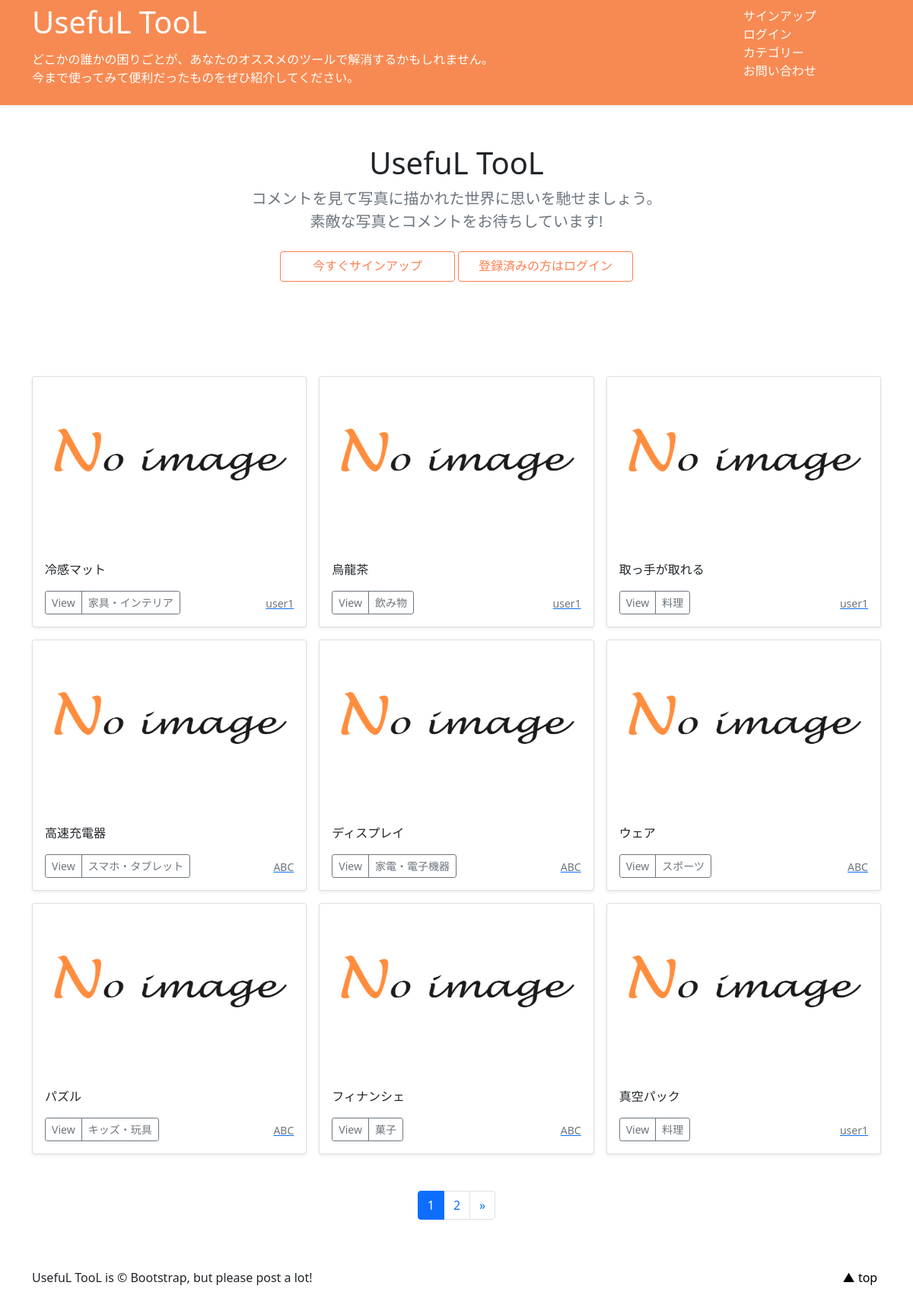
The page / on the database its author committed.
### tool/models.py (models this page shows, shortened)
class ToolPost(models.Model):
    user = models.ForeignKey(CustomUser,
                             verbose_name = 'ユーザー',
                             on_delete = models.CASCADE )
    category = models.ForeignKey(
        Category,
        verbose_name = 'カテゴリ',
        on_delete = models.PROTECT )
    title = models.CharField(
        verbose_name='タイトル',max_length=30 )
    for_user = models.TextField(
        verbose_name='キーワード', )
    comment = models.TextField(
        verbose_name='コメント', )
    image1 = models.ImageField(
        verbose_name='イメージ1', upload_to= 'tool_img' )
    image2 = models.ImageField(
        verbose_name='イメージ2', upload_to= 'tool_img',
         blank = True, null = True )
    posted_at = models.DateTimeField(
        verbose_name='投稿日時' , auto_now_add = True )

class Category(models.Model):
    title = models.CharField(verbose_name = 'カテゴリ',
                             max_length=20 )

### accounts/models.py (models this page shows)
class CustomUser(AbstractUser):
    pass

### tool/views.py (the view)
# urls.py: path('', views.IndexView.as_view(), name='index'),
class IndexView(ListView):
    template_name = 'index.html'
    queryset = ToolPost.objects.order_by('-posted_at')
    paginate_by = 9  #P464

### 1120 buck_up/tool/templates/index.html (shortened to what this page needs)
{% extends 'base.html' %}
    {% block contents %}
    {% include "tools_title.html" %}
    {% include "tools_list.html" %}
    {% include "pagination.html" %}
    {% endblock %}

### 1120 buck_up/tool/templates/tools_list.html (shortened to what this page needs)
  <div class="album py-5 bg-body-tertiary">
    <div class="container">
      <div class="row row-cols-1 row-cols-sm-2 row-cols-md-3 g-3">
        {% for record in object_list %}
        <div class="col">
          <div class="card shadow-sm">
            <img src="{{ record.image1.url }}"
                 class="bd-placeholder-img card-img-top"
                 width="100%" height="225"
                 xmlns="http://www.w3.org/2000/svg"
                 role="img" aria-label="Placeholder: Thumbnail"
                 preserveAspectRatio="xMidYMid slice"
                 focusable="false">
                 <rect width="100%" height="100%" fill="#55595c"/>
            <div class="card-body">
              <p class="card-text">{{record.title}}</p>
              <div class="d-flex justify-content-between align-items-center">
                <div class="btn-group">
                  <button type="button" class="btn btn-sm btn-outline-secondary"
                  onclick="location.href='{% url 'tool:tools_detail' record.pk %}'">View</button>
                  <button type="button" class="btn btn-sm btn-outline-secondary"
                  onclick="location.href='{% url 'tool:tools_cat' category=record.category.id %}'">{{record.category.title}}</button>
                </div>
                <a href="{% url 'tool:user_list' user=record.user.id %}">
                <small class="text-muted">{{record.user.username}}</small>
                </a>
              </div>
            </div>
          </div>
        </div>
        {% endfor %}
      </div>
    </div>
  </div>

### 1120 buck_up/tool/templates/base.html (style rules this page uses)
.bd-placeholder-img { font-size: 1.125rem; text-anchor: middle; -webkit-user-select: none; -moz-user-select: none; user-select: none; }

### rows shown on the page
ToolPost: image1 (picture), title "冷感マット", category "家具・インテリア", user.username "user1"
ToolPost: image1 (picture), title "烏龍茶", category "飲み物", user.username "user1"
ToolPost: image1 (picture), title "取っ手が取れる", category "料理", user.username "user1"
ToolPost: image1 (picture), title "高速充電器", category "スマホ・タブレット", user.username "ABC"
ToolPost: image1 (picture), title "ディスプレイ", category "家電・電子機器", user.username "ABC"
ToolPost: image1 (picture), title "ウェア", category "スポーツ", user.username "ABC"
ToolPost: image1 (picture), title "パズル", category "キッズ・玩具", user.username "ABC"
ToolPost: image1 (placeholder picture), title "フィナンシェ", category "菓子", user.username "ABC"
ToolPost: image1 (picture), title "真空パック", category "料理", user.username "user1"

### other values the page prints
{{ num }} "1"
{{ num }} "2"
